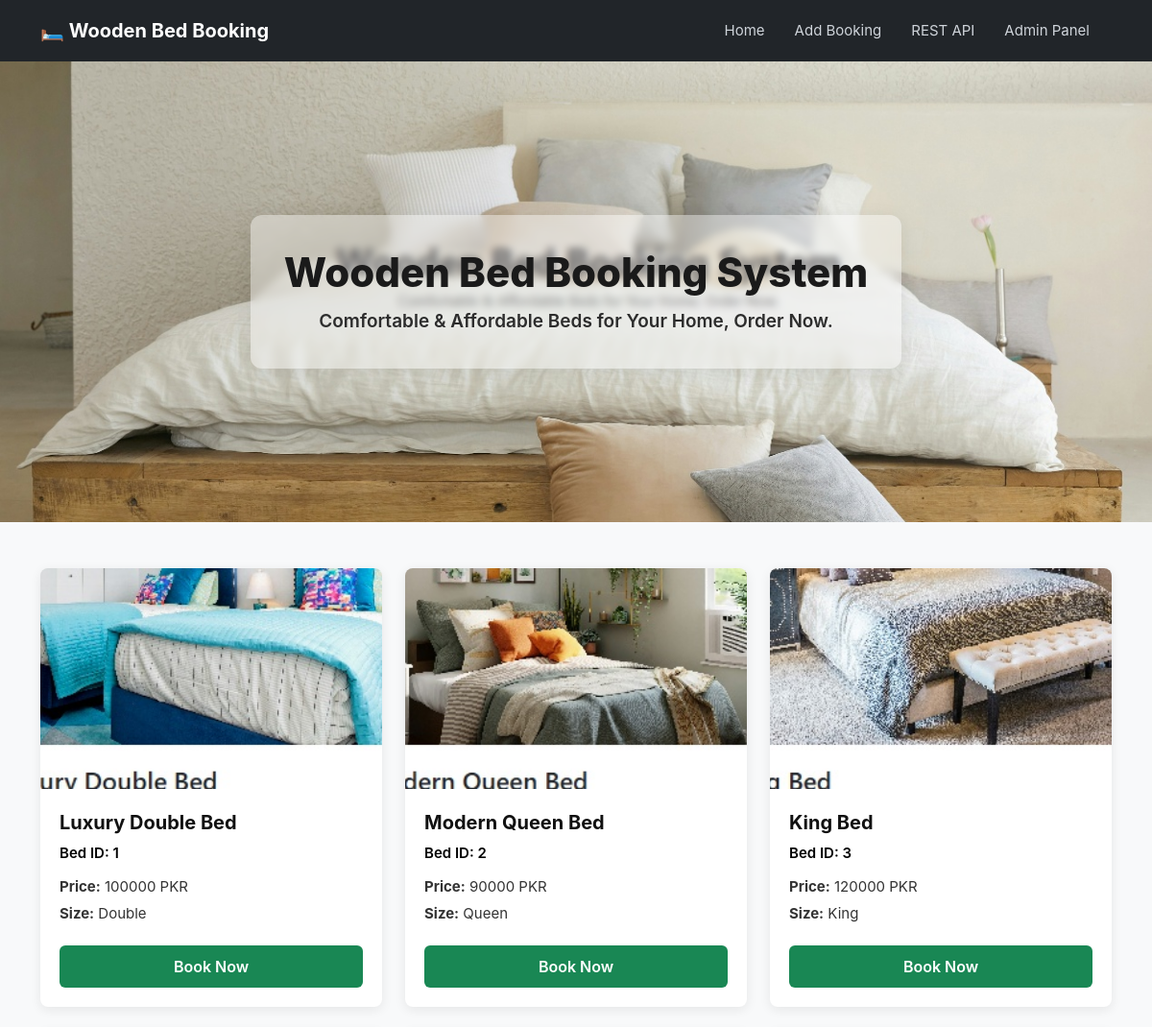
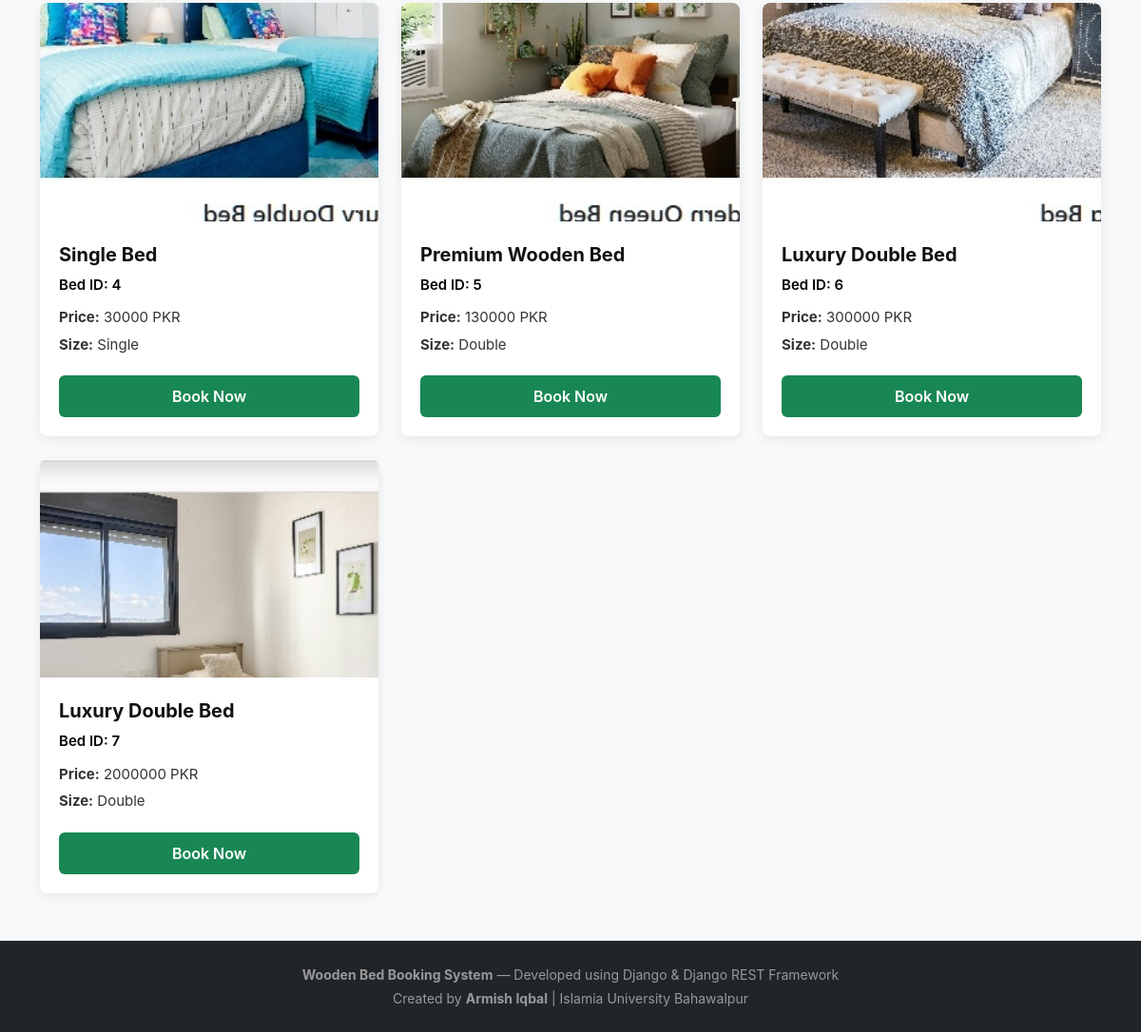
The page / on the database its author committed (2 pictures, top to bottom).
### RestApp/models.py (models this page shows, shortened)
class Bed(models.Model):
    SIZE_CHOICES = [
        ('Single', 'Single'),
        ('Double', 'Double'),
        ('Queen', 'Queen'),
        ('King', 'King'),
    ]
    name = models.CharField(max_length=150, help_text="e.g. Luxury Double Bed")
    price = models.IntegerField(help_text="Price in PKR")
    size = models.CharField(max_length=50, choices=SIZE_CHOICES, default='Double')
    image_url = models.CharField(max_length=255, blank=True, default='')
    description = models.TextField(blank=True, default='')
    created_at = models.DateTimeField(auto_now_add=True)
    class Meta:
        verbose_name = "Bed"
        verbose_name_plural = "Beds"

### RestApp/views.py (the view)
# urls.py: path('', views.home_view, name='home'),
def home_view(request):
    beds = Bed.objects.all().order_by('id')
    return render(request, 'home.html', {'beds': beds})

### templates/home.html (shortened to what this page needs)
{% extends 'base.html' %}
{% load static %}
{% block content %}
<div class="hero-banner">
    <div class="hero-content">
        <h1 class="hero-title">Wooden Bed Booking System</h1>
        <p class="hero-subtitle">Comfortable & Affordable Beds for Your Home, Order Now.</p>
    </div>
</div>
<div class="container my-5">
    <div class="row g-4">
        {% for bed in beds %}
        <div class="col-md-4">
            <div class="card-bed">
                {% if bed.image_url %}
                    <img src="{{ bed.image_url }}" class="card-img-top-bed" alt="{{ bed.name }}">
                {% else %}
                    <div class="card-img-top-bed d-flex align-items-center justify-content-center text-muted">
                        <span>🛏️ {{ bed.name }}</span>
                    </div>
                {% endif %}
                <div class="card-body-bed">
                    <div>
                        <div class="bed-title">{{ bed.name }}</div>
                        <div class="bed-id">Bed ID: {{ bed.id }}</div>
                        <div class="bed-meta"><strong>Price:</strong> {{ bed.price }} PKR</div>
                        <div class="bed-meta"><strong>Size:</strong> {{ bed.size }}</div>
                    </div>
                    <a href="{% url 'add_booking' %}?bed={{ bed.name|urlencode }}&price={{ bed.price }}" class="btn-book">Book Now</a>
                </div>
            </div>
        </div>
        {% empty %}
        <div class="col-12 text-center py-5">
            <p class="text-muted">No beds registered yet. Add them in the <a href="/admin/">Django Admin Panel</a>.</p>
        </div>
        {% endfor %}
    </div>
</div>
{% endblock %}

### templates/base.html (shortened to what this page needs)
<!DOCTYPE html>
<html lang="en">
<head>
    <link href="https://cdn.jsdelivr.net/npm/bootstrap@5.3.0/dist/css/bootstrap.min.css" rel="stylesheet">
</head>
<body>
    <nav class="navbar navbar-expand-lg navbar-custom">
        <div class="container">
            <a class="navbar-brand" href="{% url 'home' %}">🛏️ Wooden Bed Booking</a>
            <div class="collapse navbar-collapse" id="navMenu">
                <ul class="navbar-nav ms-auto">
                    <li class="nav-item"><a class="nav-link" href="{% url 'home' %}">Home</a></li>
                    <li class="nav-item"><a class="nav-link" href="{% url 'add_booking' %}">Add Booking</a></li>
                    <li class="nav-item"><a class="nav-link" href="{% url 'api_bookings_list' %}">REST API</a></li>
                    <li class="nav-item"><a class="nav-link" href="/admin/" target="_blank">Admin Panel</a></li>
                </ul>
            </div>
        </div>
    </nav>
    {% block content %}{% endblock %}
    <footer>
        <div class="container">
            <p class="mb-1"><strong>Wooden Bed Booking System</strong> — Developed using Django & Django REST Framework</p>
            <p class="mb-0">Created by <strong>Armish Iqbal</strong> | Islamia University Bahawalpur</p>
        </div>
    </footer>
</body>
</html>

### templates/base.html (style rules this page uses)
body { font-family: -apple-system, BlinkMacSystemFont, "Segoe UI", Roboto, "Helvetica Neue", Arial, sans-serif; background-color: #f8f9fa; color: #333; }
.navbar-custom { background-color: #212529; padding: 12px 20px; }
.navbar-brand { font-weight: 700; color: #ffffff !important; font-size: 20px; }
.nav-link { color: #cfd4da !important; font-size: 15px; margin-right: 15px; }
footer { background-color: #212529; color: #999; padding: 25px 0; text-align: center; font-size: 14px; margin-top: 50px; }

### rows shown on the page
Bed: image_url (picture), name "Luxury Double Bed", id "1", price "100000", size "Double"
Bed: image_url (picture), name "Modern Queen Bed", id "2", price "90000", size "Queen"
Bed: image_url (picture), name "King Bed", id "3", price "120000", size "King"
Bed: image_url (picture), name "Single Bed", id "4", price "30000", size "Single"
Bed: image_url (picture), name "Premium Wooden Bed", id "5", price "130000", size "Double"
Bed: image_url (picture), name "Luxury Double Bed", id "6", price "300000", size "Double"
Bed: image_url (picture), name "Luxury Double Bed", id "7", price "2000000", size "Double"
